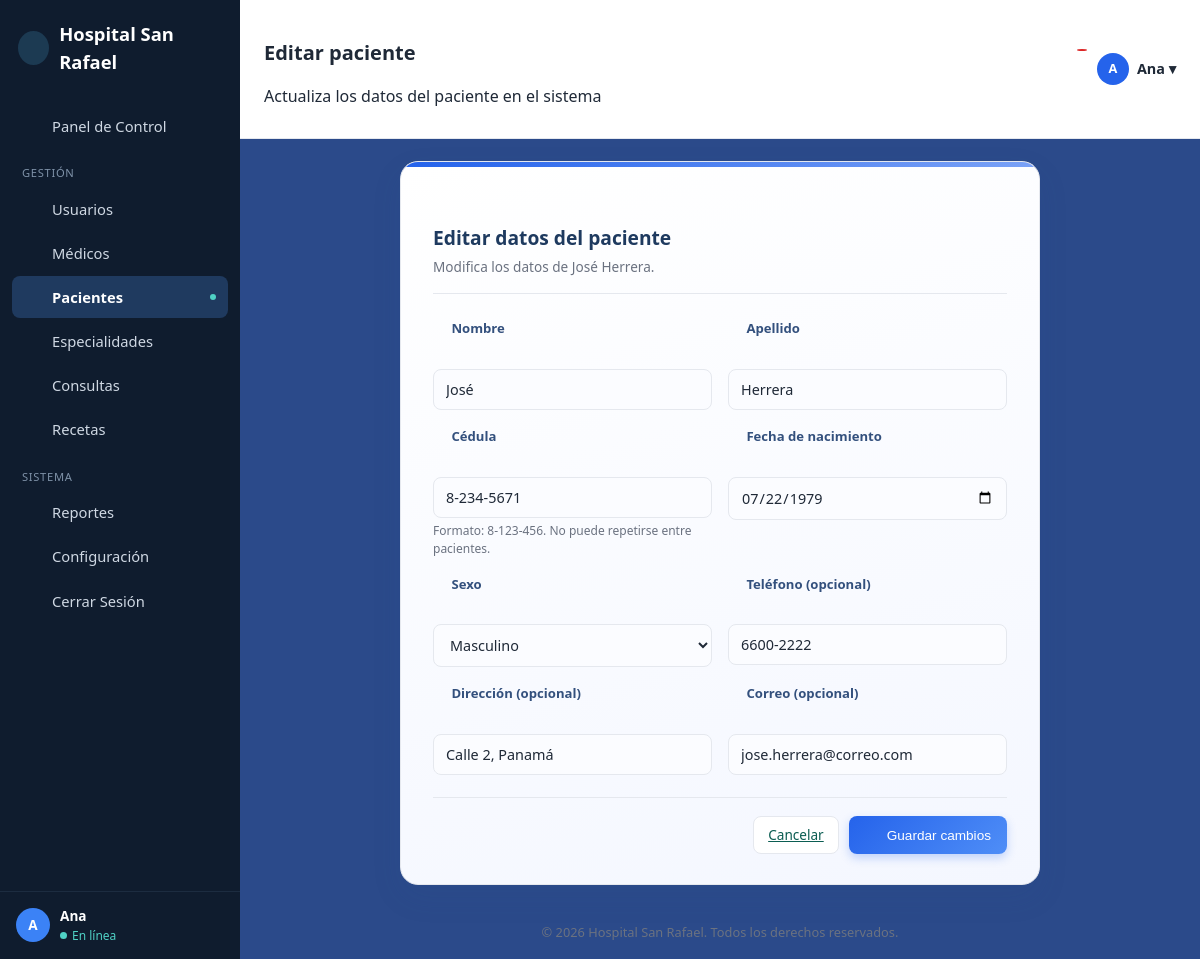
The page /pages/editar_paciente.php?id=2 (signed in) on the database its author committed.
### tables this page shows
CREATE TABLE pacientes (
    id_paciente INT AUTO_INCREMENT PRIMARY KEY,
    nombre VARCHAR(60) NOT NULL,
    apellido VARCHAR(60) NOT NULL,
    cedula VARCHAR(20) NOT NULL UNIQUE,
    fecha_nacimiento DATE,
    sexo ENUM('M', 'F', 'Otro'),
    telefono VARCHAR(20),
    direccion VARCHAR(150),
    correo VARCHAR(100)
);

### pages/editar_paciente.php (the view, shortened to what this page needs)
<?php
require_once __DIR__ . '/_iconos.php';
require_once __DIR__ . '/../config/conexion.php';
$id = isset($_GET['id']) ? (int) $_GET['id'] : 0;
$esEdicion = $id > 0;
$paciente = null;
if ($esEdicion) {
    $stmt = $conexion->prepare("SELECT * FROM pacientes WHERE id_paciente = :id");
    $stmt->execute([':id' => $id]);
    $paciente = $stmt->fetch(PDO::FETCH_ASSOC);
}
$vNombre           = $_POST['nombre'] ?? $paciente['nombre'] ?? '';
$vApellido         = $_POST['apellido'] ?? $paciente['apellido'] ?? '';
$vCedula           = $_POST['cedula'] ?? $paciente['cedula'] ?? '';
$vFechaNacimiento  = $_POST['fecha_nacimiento'] ?? $paciente['fecha_nacimiento'] ?? '';
$vSexo             = $_POST['sexo'] ?? $paciente['sexo'] ?? '';
$vTelefono         = $_POST['telefono'] ?? $paciente['telefono'] ?? '';
$vDireccion        = $_POST['direccion'] ?? $paciente['direccion'] ?? '';
$vCorreo           = $_POST['correo'] ?? $paciente['correo'] ?? '';
$tituloPagina  = $esEdicion ? 'Editar paciente' : 'Nuevo paciente';
$tituloCard    = $esEdicion ? 'Editar datos del paciente' : 'Registrar paciente nuevo';
$nombrePaciente = $esEdicion ? htmlspecialchars($paciente['nombre'] . ' ' . $paciente['apellido']) : '';
function iniciales($nombre, $apellido) {
    $n = mb_strtoupper(mb_substr($nombre, 0, 1));
    $a = mb_strtoupper(mb_substr($apellido, 0, 1));
    return $n . $a;
}
?>
<!DOCTYPE html>
<html lang="es">
<head>
    <link rel="stylesheet" href="../css/estilo.css">
    <link rel="stylesheet" href="../css/admin.css">
</head>
<body class="admin-body">
<div class="admin-layout">
    <aside class="admin-sidebar">
        <div class="admin-logo">
            <span class="icono-logo"><?php echo icono('cruz-medica', 22); ?></span>
            Hospital San Rafael
        </div>
        <nav class="admin-nav">
            <a href="admin.php"><?php echo icono('home'); ?> Panel de Control</a>
            <div class="admin-nav-seccion">Gestión</div>
            <a href="admin.php"><?php echo icono('usuarios'); ?> Usuarios</a>
            <a href="admin_medicos.php"><?php echo icono('medico'); ?> Médicos</a>
            <a href="admin_pacientes.php" class="activo"><?php echo icono('paciente'); ?> Pacientes <span class="punto-activo"></span></a>
            <a href="admin_especialidades.php"><?php echo icono('estrella'); ?> Especialidades</a>
            <a href="admin_consultas.php"><?php echo icono('calendario'); ?> Consultas</a>
            <a href="admin_recetas.php"><?php echo icono('archivo'); ?> Recetas</a>
            <div class="admin-nav-seccion">Sistema</div>
            <a href="admin_reportes.php"><?php echo icono('grafico'); ?> Reportes</a>
            <a href="admin_configuracion.php"><?php echo icono('engranaje'); ?> Configuración</a>
            <a href="logout.php"><?php echo icono('salir'); ?> Cerrar Sesión</a>
        </nav>
        <div class="admin-sidebar-footer">
            <div class="avatar-mini"><?php echo htmlspecialchars(iniciales($_SESSION['nombre'], '')); ?></div>
            <div>
                <div style="font-size:0.85rem; font-weight:600;"><?php echo htmlspecialchars($_SESSION['nombre']); ?></div>
                <div class="estado-linea">En línea</div>
            </div>
        </div>
    </aside>
    <div class="admin-main">
        <div class="admin-topbar">
            <div class="admin-topbar-izquierda">
                <a href="admin_pacientes.php" class="admin-back-btn"><?php echo icono('flecha-izq', 18); ?></a>
                <div>
                    <h1><?php echo $tituloPagina; ?></h1>
                    <p class="admin-topbar-subtitulo"><?php echo $esEdicion ? 'Actualiza los datos del paciente en el sistema' : 'Registra un nuevo paciente en el sistema'; ?></p>
                </div>
            </div>
            <div class="admin-topbar-derecha">
                <div class="admin-campana"><?php echo icono('campana', 20); ?><span class="badge-num"></span></div>
                <div class="admin-usuario-topbar">
                    <div class="avatar-mini"><?php echo htmlspecialchars(iniciales($_SESSION['nombre'], '')); ?></div>
                    <?php echo htmlspecialchars($_SESSION['nombre']); ?> ▾
                </div>
            </div>
        </div>
        <div class="admin-contenido">
            <div class="form-contenedor">
                <div class="form-card">
                    <div class="form-card-header">
                        <div class="form-card-header-icono"><?php echo icono('paciente', 26); ?></div>
                        <div>
                            <h2><?php echo $tituloCard; ?></h2>
                            <p><?php echo $esEdicion ? 'Modifica los datos de ' . $nombrePaciente . '.' : 'Completa los datos del paciente.'; ?></p>
                        </div>
                    </div>
                    <form method="POST" action="editar_paciente.php<?php echo $esEdicion ? '?id=' . $id : ''; ?>" id="formEditarPaciente">
                        <div class="form-fila">
                            <div class="form-grupo">
                                <label for="nombre"><?php echo icono('usuario', 15); ?> Nombre</label>
                                <div class="campo-icono">
                                    <?php echo icono('usuario', 16); ?>
                                    <input type="text" id="nombre" name="nombre" placeholder="Ingresa el nombre" required
                                           value="<?php echo htmlspecialchars($vNombre); ?>">
                                </div>
                            </div>
                            <div class="form-grupo">
                                <label for="apellido"><?php echo icono('usuario', 15); ?> Apellido</label>
                                <div class="campo-icono">
                                    <?php echo icono('usuario', 16); ?>
                                    <input type="text" id="apellido" name="apellido" placeholder="Ingresa el apellido" required
                                           value="<?php echo htmlspecialchars($vApellido); ?>">
                                </div>
                            </div>
                        </div>
                        <div class="form-fila">
                            <div class="form-grupo">
                                <label for="cedula"><?php echo icono('archivo', 15); ?> Cédula</label>
                                <div class="campo-icono">
                                    <?php echo icono('archivo', 16); ?>
                                    <input type="text" id="cedula" name="cedula" placeholder="Ejemplo: 8-123-456" required
                                           value="<?php echo htmlspecialchars($vCedula); ?>">
                                </div>
                                <div class="form-ayuda">Formato: 8-123-456. No puede repetirse entre pacientes.</div>
                            </div>
                            <div class="form-grupo">
                                <label for="fecha_nacimiento"><?php echo icono('calendario', 15); ?> Fecha de nacimiento</label>
                                <div class="campo-icono">
                                    <?php echo icono('calendario', 16); ?>
                                    <input type="date" id="fecha_nacimiento" name="fecha_nacimiento" required
                                           value="<?php echo htmlspecialchars($vFechaNacimiento); ?>">
                                </div>
                            </div>
                        </div>
                        <div class="form-fila">
                            <div class="form-grupo">
                                <label for="sexo"><?php echo icono('usuario', 15); ?> Sexo</label>
                                <div class="campo-icono">
                                    <?php echo icono('usuario', 16); ?>
                                    <select id="sexo" name="sexo" required>
                                        <option value="M" <?php echo $vSexo === 'M' ? 'selected' : ''; ?>>Masculino</option>
                                    </select>
                                </div>
                            </div>
                            <div class="form-grupo">
                                <label for="telefono"><?php echo icono('campana', 15); ?> Teléfono (opcional)</label>
                                <div class="campo-icono">
                                    <?php echo icono('campana', 16); ?>
                                    <input type="tel" id="telefono" name="telefono" placeholder="Ejemplo: 6600-1111"
                                           value="<?php echo htmlspecialchars($vTelefono); ?>">
                                </div>
                            </div>
                        </div>
                        <div class="form-fila">
                            <div class="form-grupo">
                                <label for="direccion"><?php echo icono('home', 15); ?> Dirección (opcional)</label>
                                <div class="campo-icono">
                                    <?php echo icono('home', 16); ?>
                                    <input type="text" id="direccion" name="direccion" placeholder="Dirección de residencia"
                                           value="<?php echo htmlspecialchars($vDireccion); ?>">
                                </div>
                            </div>
                            <div class="form-grupo">
                                <label for="correo"><?php echo icono('correo', 15); ?> Correo (opcional)</label>
                                <div class="campo-icono">
                                    <?php echo icono('correo', 16); ?>
                                    <input type="email" id="correo" name="correo" placeholder="ejemplo@correo.com"
                                           value="<?php echo htmlspecialchars($vCorreo); ?>">
                                </div>
                            </div>
                        </div>
                        <div class="form-acciones">
                            <a href="admin_pacientes.php" class="btn-secundario">Cancelar</a>
                            <button type="submit" class="btn-primario"><?php echo icono('guardar', 16); ?> <?php echo $esEdicion ? 'Guardar cambios' : 'Registrar paciente'; ?></button>
                        </div>
                    </form>
                </div>
            </div>
        </div>
        <div class="admin-footer">
            © <?php echo date('Y'); ?> Hospital San Rafael. Todos los derechos reservados.
        </div>
    </div>
</div>
</body>
</html>

### css/estilo.css (style rules this page uses)
:root { --color-primario: #0B5D52; --color-primario-oscuro: #08423B; --color-primario-claro: #E4F2EF; --color-acento: #C2760C; --color-fondo: #FAFAF8; --color-texto: #16241F; --color-texto-suave: #5C6D68; --color-borde: #DDE6E3; --color-error: #B3261E; --color-exito: #1B7A4A; --fuente: -apple-system, BlinkMacSystemFont, "Segoe UI", Roboto, Helvetica, Arial, sans-serif; --radio: 10px; }
* { box-sizing: border-box; }
body { margin: 0; font-family: var(--fuente); background: var(--color-fondo); color: var(--color-texto); line-height: 1.5; }
h1, h2, h3 { font-weight: 600; margin: 0 0 8px; }
a { color: var(--color-primario); }

### rows shown on the page
pacientes: nombrePaciente "José Herrera", nombre "José", apellido "Herrera", cedula "8-234-5671", fecha_nacimiento "07/22/1979", sexo "Masculino", telefono "6600-2222", direccion "Calle 2, Panamá", correo "jose.herrera@correo.com"

### other values the page prints
iniciales($_SESSION['nombre'], '') "A"
$_SESSION['nombre'] "Ana"
$tituloPagina "Editar paciente"
$tituloCard "Editar datos del paciente"
